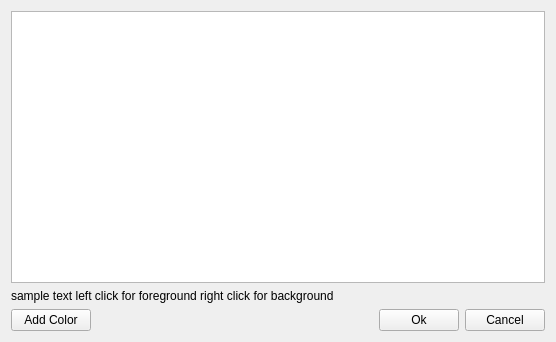
<?xml version="1.0" encoding="UTF-8"?>
<ui version="4.0">
 <class>ColorPickerWidget</class>
 <widget class="QWidget" name="ColorPickerWidget">
  <property name="geometry">
   <rect>
    <x>0</x>
    <y>0</y>
    <width>556</width>
    <height>342</height>
   </rect>
  </property>
  <property name="windowTitle">
   <string>ColorPicker</string>
  </property>
  <layout class="QGridLayout" name="gridLayout_2">
   <item row="0" column="0">
    <layout class="QGridLayout" name="gridLayout">
     <item row="3" column="2">
      <widget class="QPushButton" name="ok">
       <property name="text">
        <string>Ok</string>
       </property>
      </widget>
     </item>
     <item row="1" column="0" colspan="4">
      <widget class="ColorTableWidget" name="colors">
       <property name="mouseTracking">
        <bool>true</bool>
       </property>
       <property name="acceptDrops">
        <bool>false</bool>
       </property>
       <attribute name="horizontalHeaderVisible">
        <bool>false</bool>
       </attribute>
       <attribute name="horizontalHeaderDefaultSectionSize">
        <number>1000</number>
       </attribute>
       <attribute name="horizontalHeaderHighlightSections">
        <bool>false</bool>
       </attribute>
       <attribute name="horizontalHeaderMinimumSectionSize">
        <number>25</number>
       </attribute>
       <attribute name="verticalHeaderVisible">
        <bool>false</bool>
       </attribute>
       <attribute name="verticalHeaderDefaultSectionSize">
        <number>25</number>
       </attribute>
       <attribute name="verticalHeaderHighlightSections">
        <bool>false</bool>
       </attribute>
       <attribute name="verticalHeaderMinimumSectionSize">
        <number>25</number>
       </attribute>
      </widget>
     </item>
     <item row="3" column="1">
      <spacer name="horizontalSpacer_2">
       <property name="orientation">
        <enum>Qt::Horizontal</enum>
       </property>
       <property name="sizeHint" stdset="0">
        <size>
         <width>40</width>
         <height>20</height>
        </size>
       </property>
      </spacer>
     </item>
     <item row="3" column="0">
      <widget class="QPushButton" name="addcolor">
       <property name="text">
        <string>Add Color</string>
       </property>
      </widget>
     </item>
     <item row="3" column="3">
      <widget class="QPushButton" name="cancel">
       <property name="text">
        <string>Cancel</string>
       </property>
      </widget>
     </item>
     <item row="2" column="0" colspan="4">
      <widget class="QLabel" name="sampleText">
       <property name="autoFillBackground">
        <bool>true</bool>
       </property>
       <property name="text">
        <string>sample text left click for foreground right click for background</string>
       </property>
      </widget>
     </item>
    </layout>
   </item>
  </layout>
 </widget>
 <customwidgets>
  <customwidget>
   <class>ColorTableWidget</class>
   <extends>QTableWidget</extends>
   <header location="global">gui/ColorPickerWidget.h</header>
  </customwidget>
 </customwidgets>
 <resources/>
 <connections/>
</ui>
